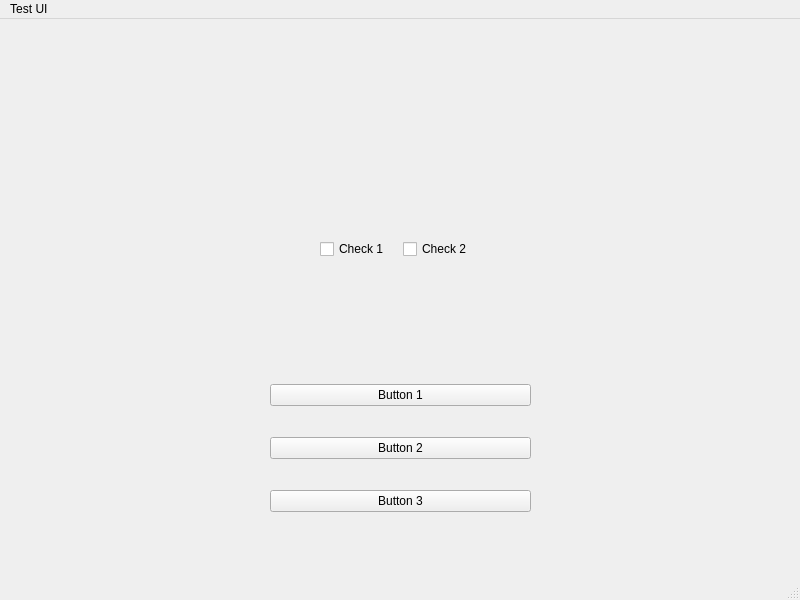
<?xml version="1.0" encoding="UTF-8"?>
<ui version="4.0">
 <class>MainWindow</class>
 <widget class="QMainWindow" name="MainWindow">
  <property name="geometry">
   <rect>
    <x>0</x>
    <y>0</y>
    <width>800</width>
    <height>600</height>
   </rect>
  </property>
  <property name="windowTitle">
   <string>MainWindow</string>
  </property>
  <widget class="QWidget" name="centralwidget">
   <widget class="QWidget" name="verticalLayoutWidget">
    <property name="geometry">
     <rect>
      <x>270</x>
      <y>340</y>
      <width>261</width>
      <height>181</height>
     </rect>
    </property>
    <layout class="QVBoxLayout" name="verticalLayout">
     <item>
      <widget class="QPushButton" name="button1">
       <property name="text">
        <string>Button 1</string>
       </property>
      </widget>
     </item>
     <item>
      <widget class="QPushButton" name="button2">
       <property name="text">
        <string>Button 2</string>
       </property>
      </widget>
     </item>
     <item>
      <widget class="QPushButton" name="button3">
       <property name="text">
        <string>Button 3</string>
       </property>
      </widget>
     </item>
    </layout>
   </widget>
   <widget class="QWidget" name="horizontalLayoutWidget">
    <property name="geometry">
     <rect>
      <x>320</x>
      <y>190</y>
      <width>160</width>
      <height>80</height>
     </rect>
    </property>
    <layout class="QHBoxLayout" name="horizontalLayout">
     <item>
      <widget class="QCheckBox" name="check1">
       <property name="text">
        <string>Check 1</string>
       </property>
      </widget>
     </item>
     <item>
      <widget class="QCheckBox" name="check2">
       <property name="text">
        <string>Check 2</string>
       </property>
      </widget>
     </item>
    </layout>
   </widget>
  </widget>
  <widget class="QMenuBar" name="menu">
   <property name="geometry">
    <rect>
     <x>0</x>
     <y>0</y>
     <width>800</width>
     <height>18</height>
    </rect>
   </property>
   <widget class="QMenu" name="menuTest_UI">
    <property name="title">
     <string>Test UI </string>
    </property>
   </widget>
   <addaction name="menuTest_UI"/>
  </widget>
  <widget class="QStatusBar" name="status"/>
 </widget>
 <resources/>
 <connections/>
</ui>
